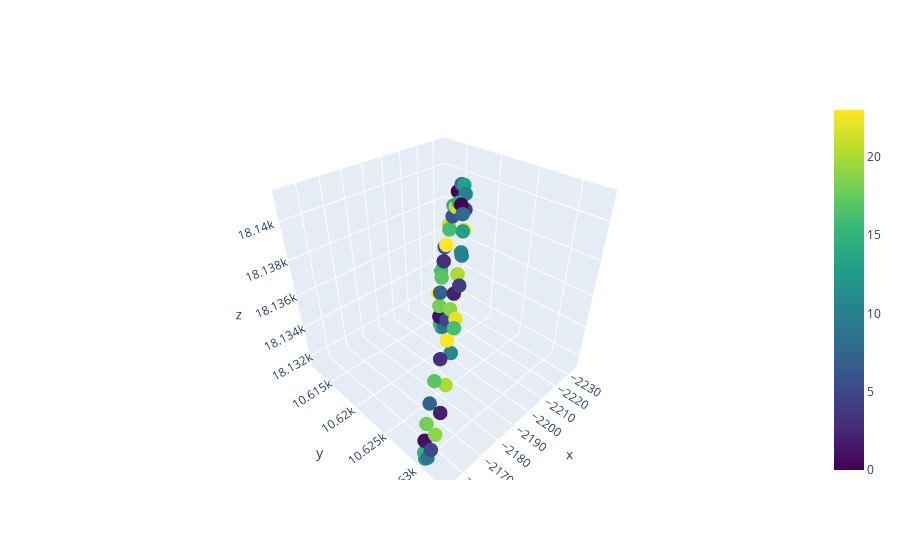

Write notebook code for a chart like this one.
### Code cell
fig1 = go.Scatter3d(x=xSim,
                    y=ySim,
                    z=zSim,
                    mode='markers',
                    marker=dict(
                        size=5,
                        color=labels,  # set color equal to a variable
                        colorscale='Viridis',  # one of plotly colorscales
                        showscale=True
                    ),
                    name='Real')
fig = go.Figure(data = [fig1])
fig.show()
